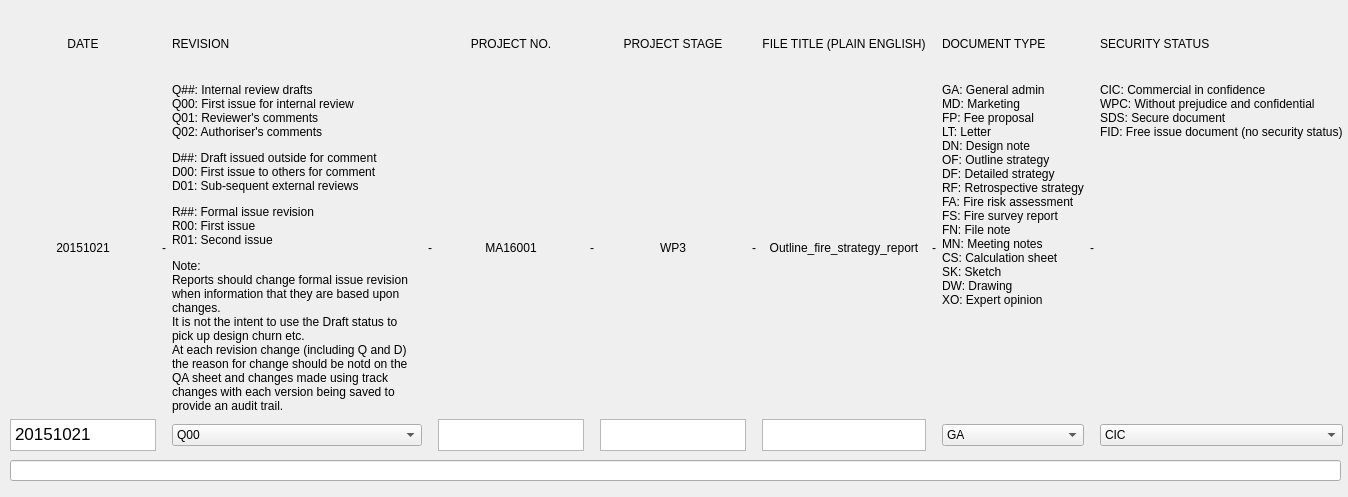
<?xml version="1.0" encoding="UTF-8"?>
<ui version="4.0">
 <class>dialog_6_1_naming_convention</class>
 <widget class="QDialog" name="dialog_6_1_naming_convention">
  <property name="geometry">
   <rect>
    <x>0</x>
    <y>0</y>
    <width>1348</width>
    <height>497</height>
   </rect>
  </property>
  <property name="windowTitle">
   <string>OFR Naming Convention</string>
  </property>
  <widget class="QWidget" name="gridLayoutWidget">
   <property name="geometry">
    <rect>
     <x>10</x>
     <y>10</y>
     <width>1333</width>
     <height>441</height>
    </rect>
   </property>
   <layout class="QGridLayout" name="gridLayout">
    <item row="2" column="10">
     <widget class="QComboBox" name="f_comboBox_type">
      <item>
       <property name="text">
        <string>GA</string>
       </property>
      </item>
      <item>
       <property name="text">
        <string>MD</string>
       </property>
      </item>
      <item>
       <property name="text">
        <string>FP</string>
       </property>
      </item>
      <item>
       <property name="text">
        <string>LT</string>
       </property>
      </item>
      <item>
       <property name="text">
        <string>DN</string>
       </property>
      </item>
      <item>
       <property name="text">
        <string>OF</string>
       </property>
      </item>
      <item>
       <property name="text">
        <string>DF</string>
       </property>
      </item>
      <item>
       <property name="text">
        <string>RF</string>
       </property>
      </item>
      <item>
       <property name="text">
        <string>FA</string>
       </property>
      </item>
      <item>
       <property name="text">
        <string>FS</string>
       </property>
      </item>
      <item>
       <property name="text">
        <string>FN</string>
       </property>
      </item>
      <item>
       <property name="text">
        <string>MN</string>
       </property>
      </item>
      <item>
       <property name="text">
        <string>CS</string>
       </property>
      </item>
      <item>
       <property name="text">
        <string>SK</string>
       </property>
      </item>
      <item>
       <property name="text">
        <string>DW</string>
       </property>
      </item>
      <item>
       <property name="text">
        <string>XO</string>
       </property>
      </item>
     </widget>
    </item>
    <item row="1" column="4">
     <widget class="QLabel" name="label_3">
      <property name="text">
       <string>MA16001</string>
      </property>
      <property name="alignment">
       <set>Qt::AlignCenter</set>
      </property>
     </widget>
    </item>
    <item row="2" column="8">
     <widget class="QTextEdit" name="e_textEdit_title">
      <property name="maximumSize">
       <size>
        <width>16777215</width>
        <height>32</height>
       </size>
      </property>
     </widget>
    </item>
    <item row="0" column="0">
     <widget class="QLabel" name="label_16">
      <property name="text">
       <string>DATE</string>
      </property>
      <property name="alignment">
       <set>Qt::AlignCenter</set>
      </property>
     </widget>
    </item>
    <item row="2" column="2">
     <widget class="QComboBox" name="b_comboBox_revision">
      <item>
       <property name="text">
        <string>Q00</string>
       </property>
      </item>
      <item>
       <property name="text">
        <string>Q01</string>
       </property>
      </item>
      <item>
       <property name="text">
        <string>Q02</string>
       </property>
      </item>
      <item>
       <property name="text">
        <string>D00</string>
       </property>
      </item>
      <item>
       <property name="text">
        <string>D01</string>
       </property>
      </item>
      <item>
       <property name="text">
        <string>D02</string>
       </property>
      </item>
      <item>
       <property name="text">
        <string>R00</string>
       </property>
      </item>
      <item>
       <property name="text">
        <string>R01</string>
       </property>
      </item>
      <item>
       <property name="text">
        <string>R02</string>
       </property>
      </item>
     </widget>
    </item>
    <item row="0" column="8">
     <widget class="QLabel" name="label_18">
      <property name="text">
       <string>FILE TITLE (PLAIN ENGLISH)</string>
      </property>
      <property name="alignment">
       <set>Qt::AlignCenter</set>
      </property>
     </widget>
    </item>
    <item row="2" column="12">
     <widget class="QComboBox" name="comboBox_3">
      <item>
       <property name="text">
        <string>CIC</string>
       </property>
      </item>
      <item>
       <property name="text">
        <string>WPC</string>
       </property>
      </item>
      <item>
       <property name="text">
        <string>SDS</string>
       </property>
      </item>
      <item>
       <property name="text">
        <string>FID</string>
       </property>
      </item>
     </widget>
    </item>
    <item row="0" column="10">
     <widget class="QLabel" name="label_19">
      <property name="text">
       <string>DOCUMENT TYPE</string>
      </property>
     </widget>
    </item>
    <item row="0" column="2">
     <widget class="QLabel" name="label_15">
      <property name="text">
       <string>REVISION</string>
      </property>
     </widget>
    </item>
    <item row="1" column="5">
     <widget class="QLabel" name="label_10">
      <property name="text">
       <string>-</string>
      </property>
     </widget>
    </item>
    <item row="2" column="4">
     <widget class="QTextEdit" name="c_textEdit_project_no">
      <property name="maximumSize">
       <size>
        <width>16777215</width>
        <height>32</height>
       </size>
      </property>
     </widget>
    </item>
    <item row="1" column="2">
     <widget class="QLabel" name="label_2">
      <property name="minimumSize">
       <size>
        <width>250</width>
        <height>0</height>
       </size>
      </property>
      <property name="maximumSize">
       <size>
        <width>250</width>
        <height>600</height>
       </size>
      </property>
      <property name="text">
       <string>&lt;html&gt;&lt;head/&gt;&lt;body&gt;&lt;p&gt;Q##: Internal review drafts&lt;br/&gt;Q00: First issue for internal review&lt;br/&gt;Q01: Reviewer's comments&lt;br/&gt;Q02: Authoriser's comments&lt;/p&gt;&lt;p&gt;D##: Draft issued outside for comment&lt;br/&gt;D00: First issue to others for comment&lt;br/&gt;D01: Sub-sequent external reviews&lt;/p&gt;&lt;p&gt;R##: Formal issue revision&lt;br/&gt;R00: First issue&lt;br/&gt;R01: Second issue&lt;/p&gt;&lt;p&gt;Note:&lt;br/&gt;Reports should change formal issue revision when information that they are based upon changes.&lt;br/&gt;It is not the intent to use the Draft status to pick up design churn etc.&lt;br/&gt;At each revision change (including Q and D) the reason for change should be notd on the QA sheet and changes made using track changes with each version being saved to provide an audit trail.&lt;/p&gt;&lt;/body&gt;&lt;/html&gt;</string>
      </property>
      <property name="alignment">
       <set>Qt::AlignLeading|Qt::AlignLeft|Qt::AlignTop</set>
      </property>
      <property name="wordWrap">
       <bool>true</bool>
      </property>
     </widget>
    </item>
    <item row="1" column="6">
     <widget class="QLabel" name="label_4">
      <property name="text">
       <string>WP3</string>
      </property>
      <property name="alignment">
       <set>Qt::AlignCenter</set>
      </property>
     </widget>
    </item>
    <item row="1" column="8">
     <widget class="QLabel" name="label_5">
      <property name="text">
       <string>Outline_fire_strategy_report</string>
      </property>
      <property name="alignment">
       <set>Qt::AlignCenter</set>
      </property>
     </widget>
    </item>
    <item row="2" column="0">
     <widget class="QTextEdit" name="a_textEdit_date">
      <property name="maximumSize">
       <size>
        <width>16777215</width>
        <height>32</height>
       </size>
      </property>
      <property name="html">
       <string>&lt;!DOCTYPE HTML PUBLIC &quot;-//W3C//DTD HTML 4.0//EN&quot; &quot;http://www.w3.org/TR/REC-html40/strict.dtd&quot;&gt;
&lt;html&gt;&lt;head&gt;&lt;meta name=&quot;qrichtext&quot; content=&quot;1&quot; /&gt;&lt;style type=&quot;text/css&quot;&gt;
p, li { white-space: pre-wrap; }
&lt;/style&gt;&lt;/head&gt;&lt;body style=&quot; font-family:'.AppleSystemUIFont'; font-size:13pt; font-weight:400; font-style:normal;&quot;&gt;
&lt;p style=&quot; margin-top:0px; margin-bottom:0px; margin-left:0px; margin-right:0px; -qt-block-indent:0; text-indent:0px;&quot;&gt;&lt;span style=&quot; font-family:'.AppleSystemUIFont';&quot;&gt;20151021&lt;/span&gt;&lt;/p&gt;&lt;/body&gt;&lt;/html&gt;</string>
      </property>
     </widget>
    </item>
    <item row="2" column="6">
     <widget class="QTextEdit" name="d_textEdit_stage">
      <property name="maximumSize">
       <size>
        <width>16777215</width>
        <height>32</height>
       </size>
      </property>
     </widget>
    </item>
    <item row="1" column="1">
     <widget class="QLabel" name="label_8">
      <property name="text">
       <string>-</string>
      </property>
     </widget>
    </item>
    <item row="0" column="6">
     <widget class="QLabel" name="label_17">
      <property name="text">
       <string>PROJECT STAGE</string>
      </property>
      <property name="alignment">
       <set>Qt::AlignCenter</set>
      </property>
     </widget>
    </item>
    <item row="0" column="12">
     <widget class="QLabel" name="label_20">
      <property name="text">
       <string>SECURITY STATUS</string>
      </property>
     </widget>
    </item>
    <item row="1" column="12">
     <widget class="QLabel" name="label_7">
      <property name="text">
       <string>CIC: Commercial in confidence
WPC: Without prejudice and confidential
SDS: Secure document
FID: Free issue document (no security status)</string>
      </property>
      <property name="alignment">
       <set>Qt::AlignLeading|Qt::AlignLeft|Qt::AlignTop</set>
      </property>
     </widget>
    </item>
    <item row="1" column="0">
     <widget class="QLabel" name="label">
      <property name="sizePolicy">
       <sizepolicy hsizetype="Minimum" vsizetype="Minimum">
        <horstretch>0</horstretch>
        <verstretch>0</verstretch>
       </sizepolicy>
      </property>
      <property name="text">
       <string>20151021</string>
      </property>
      <property name="alignment">
       <set>Qt::AlignCenter</set>
      </property>
     </widget>
    </item>
    <item row="1" column="3">
     <widget class="QLabel" name="label_9">
      <property name="text">
       <string>-</string>
      </property>
     </widget>
    </item>
    <item row="1" column="11">
     <widget class="QLabel" name="label_12">
      <property name="text">
       <string>-</string>
      </property>
     </widget>
    </item>
    <item row="1" column="10">
     <widget class="QLabel" name="label_6">
      <property name="text">
       <string>GA: General admin
MD: Marketing
FP: Fee proposal
LT: Letter
DN: Design note
OF: Outline strategy
DF: Detailed strategy
RF: Retrospective strategy
FA: Fire risk assessment
FS: Fire survey report
FN: File note
MN: Meeting notes
CS: Calculation sheet
SK: Sketch
DW: Drawing
XO: Expert opinion</string>
      </property>
      <property name="alignment">
       <set>Qt::AlignLeading|Qt::AlignLeft|Qt::AlignTop</set>
      </property>
     </widget>
    </item>
    <item row="1" column="9">
     <widget class="QLabel" name="label_13">
      <property name="text">
       <string>-</string>
      </property>
     </widget>
    </item>
    <item row="1" column="7">
     <widget class="QLabel" name="label_11">
      <property name="text">
       <string>-</string>
      </property>
     </widget>
    </item>
    <item row="0" column="4">
     <widget class="QLabel" name="label_14">
      <property name="text">
       <string>PROJECT NO.</string>
      </property>
      <property name="alignment">
       <set>Qt::AlignCenter</set>
      </property>
     </widget>
    </item>
   </layout>
  </widget>
  <widget class="QLineEdit" name="lineEdit">
   <property name="geometry">
    <rect>
     <x>10</x>
     <y>460</y>
     <width>1331</width>
     <height>21</height>
    </rect>
   </property>
  </widget>
 </widget>
 <resources/>
 <connections/>
</ui>
